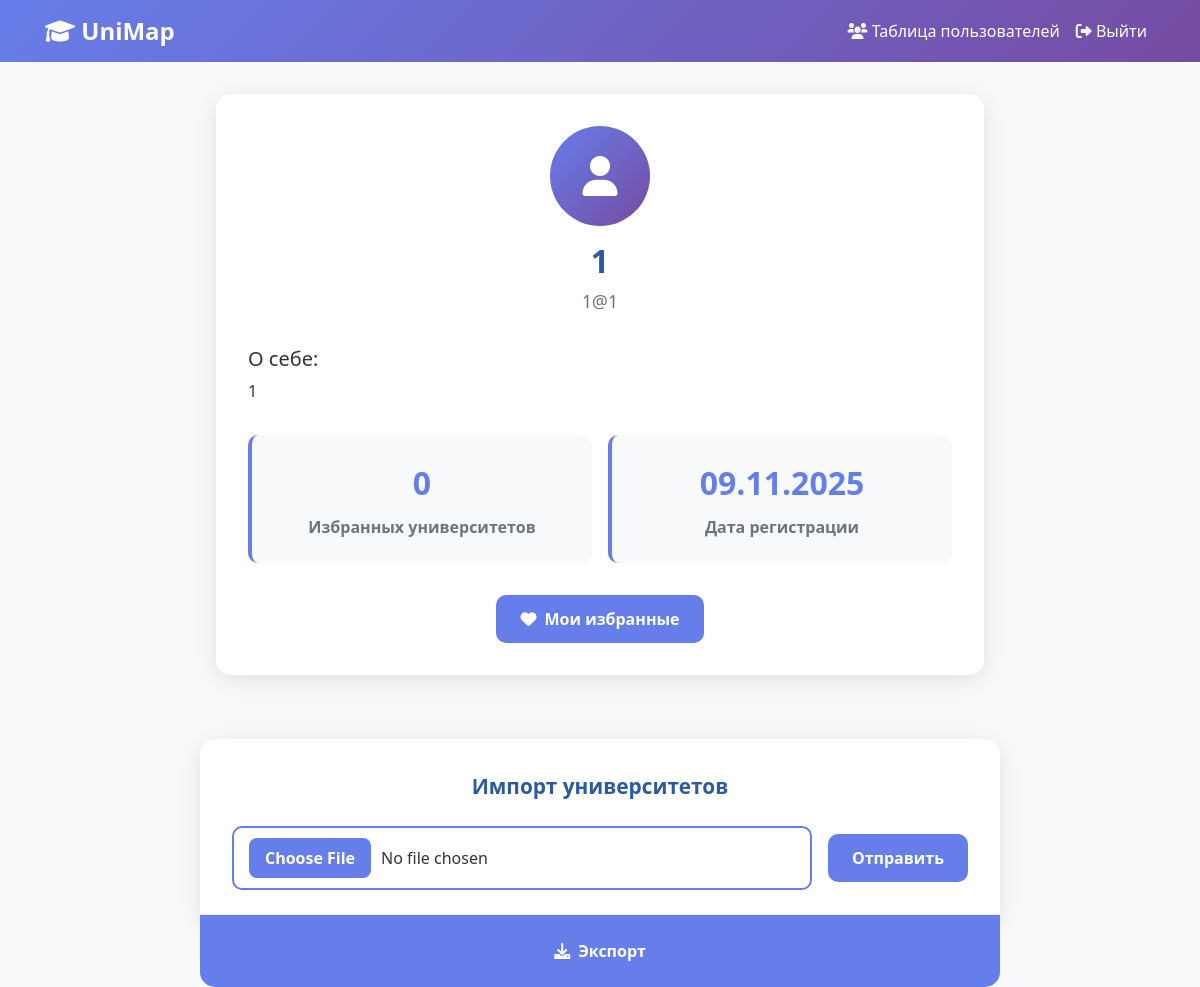
The page /profile (signed in) on the database as committed earlier.
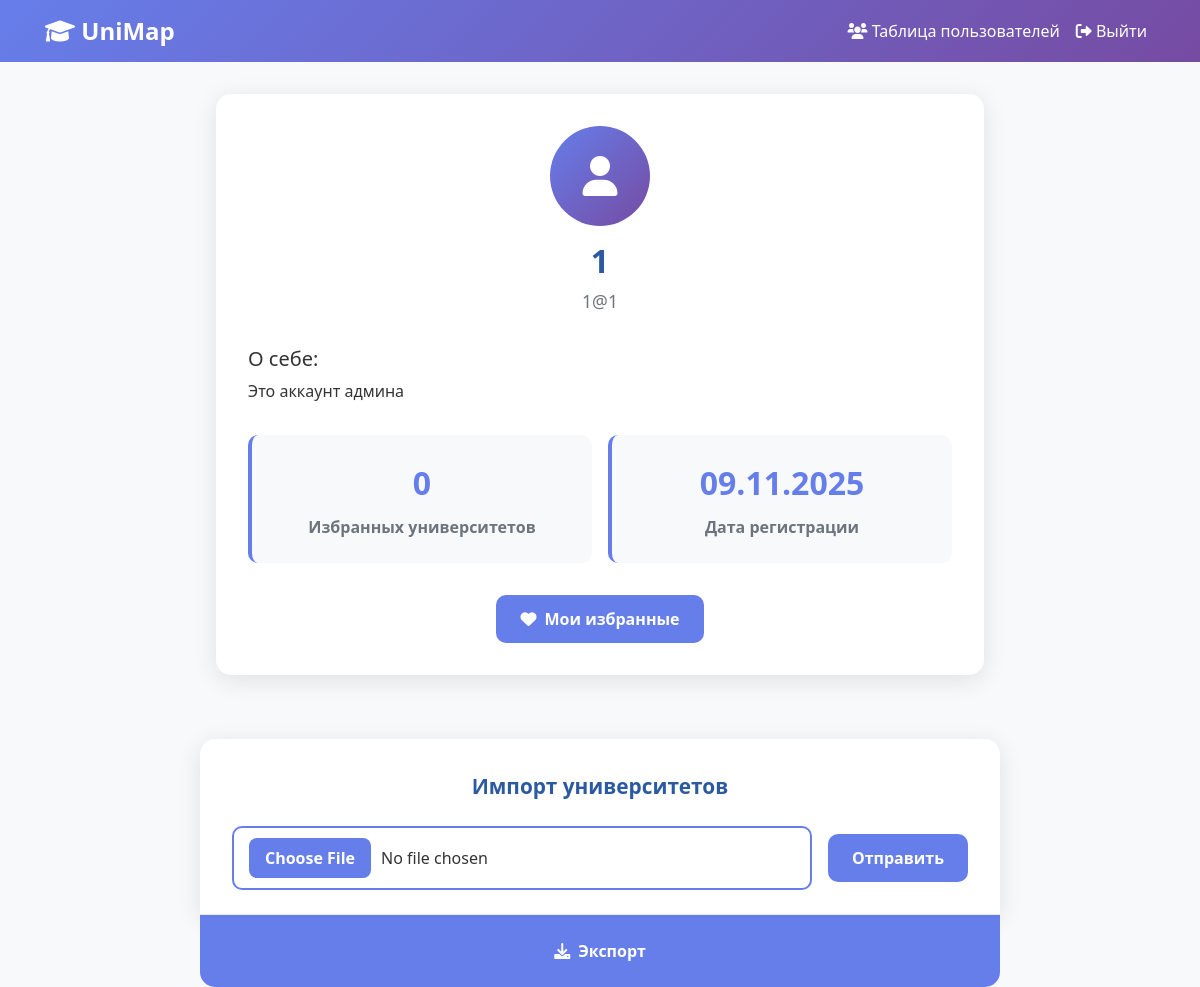
The same page on the database as committed later.
### data/users.py (models this page shows, shortened)
class User(SqlAlchemyBase, UserMixin):
    __tablename__ = 'users'
    id = sqlalchemy.Column(sqlalchemy.Integer,
                           primary_key=True, autoincrement=True)
    name = sqlalchemy.Column(sqlalchemy.String, nullable=True)
    about = sqlalchemy.Column(sqlalchemy.String, nullable=True)
    email = sqlalchemy.Column(sqlalchemy.String,
                              index=True, unique=True, nullable=True)
    hashed_password = sqlalchemy.Column(sqlalchemy.String, nullable=True)
    created_date = sqlalchemy.Column(sqlalchemy.DateTime,
                                     default=datetime.datetime.now)
    admin = sqlalchemy.Column(sqlalchemy.Boolean, nullable=True)
    ban = sqlalchemy.Column(sqlalchemy.Boolean, nullable=True)
    favorite_universities = orm.relationship(
        'University',
        secondary=favorite_association,
        back_populates='favorited_by'
    )

### main.py (the view, shortened to what this page needs)
@app.route('/profile', methods=['GET', 'POST'])
@login_required
@user_ban
def profile():
    db_sess = db_session.create_session()
    user = db_sess.get(User, current_user.id)
    favorite_count = len(user.favorite_universities)
    db_sess.close()
    return render_template(
        "profile.html",
        user=user,
        favorite_count=favorite_count
    )

### data/db_session.py (called while the page is built)
def create_session() -> Session:
    global __factory
    return __factory()

### main.py (called while the page is built)
@login_manager.user_loader
def load_user(user_id):
    db_sess = db_session.create_session()
    user = db_sess.get(User, int(user_id))
    db_sess.close()
    return user

def user_ban(func):
    @wraps(func)
    def wrapper(*args, **kwargs):
        if current_user.ban:
            abort(403)
        return func(*args, **kwargs)
    return wrapper

### templates/profile.html (shortened to what this page needs)
<!DOCTYPE html>
<html lang="ru">
<head>
    <link rel="stylesheet" href="https://stackpath.bootstrapcdn.com/bootstrap/4.4.1/css/bootstrap.min.css">
    <link rel="stylesheet" href="https://cdnjs.cloudflare.com/ajax/libs/font-awesome/6.0.0/css/all.min.css">
    <link rel="stylesheet" href="{{ url_for('static', filename='profile.css') }}">
</head>
<body>
    <nav class="navbar navbar-expand-lg">
        <div class="container">
            <a class="navbar-brand logo" href="/map">
                <i class="fas fa-graduation-cap"></i> UniMap
            </a>
            <div class="navbar-nav ml-auto">
                {% if user.admin %}
                <a class="nav-link text-white" href="/admin/users">
                    <i class="fas fa-users"></i> Таблица пользователей
                </a>
                {% endif %}
                <a class="nav-link text-white" href="/logout">
                    <i class="fas fa-sign-out-alt"></i> Выйти
                </a>
            </div>
        </div>
    </nav>
    <div class="profile-container">
        <div class="profile-card">
            <div class="profile-header">
                <div class="profile-avatar">
                    <i class="fas fa-user"></i>
                </div>
                <h1 class="profile-name">{{ user.name }}</h1>
                <div class="profile-email">{{ user.email }}</div>
            </div>
            {% if user.about %}
            <div class="profile-about">
                <h5>О себе:</h5>
                <p>{{ user.about }}</p>
            </div>
            {% endif %}
            <div class="stats-grid">
                <div class="stat-card">
                    <div class="stat-number">{{ favorite_count }}</div>
                    <div class="stat-label">Избранных университетов</div>
                </div>
                <div class="stat-card">
                    <div class="stat-number">{{ user.created_date.strftime('%d.%m.%Y') }}</div>
                    <div class="stat-label">Дата регистрации</div>
                </div>
            </div>
            <div class="action-buttons">
                <a href="/favorites" class="btn-action btn-primary">
                    <i class="fas fa-heart"></i> Мои избранные
                </a>
            </div>
        </div>
    </div>
    {% if user.admin %}
    <div class="profile-container profile-admin">
        <div class="task-import">
            <p>Импорт университетов</p>
            <form class="send" method="post" enctype="multipart/form-data" id="uploadForm">
                <input type="file" accept=".csv" name="file" id="csvFile" required />
                <button type="submit" id="submitBtn">Отправить</button>
            </form>
        </div>
        <a href="/export" class="btn-action btn-primary">
            <i class="fas fa-download"></i> Экспорт
        </a>
    </div>
    {% endif %}
</body>
</html>

### static/profile.css (style rules this page uses)
:root { --primary: #667eea; --secondary: #764ba2; }
body { font-family: 'Segoe UI', Tahoma, Geneva, Verdana, sans-serif; background: #f8f9fa; color: #333; }
.navbar { background: linear-gradient(135deg, var(--primary), var(--secondary)); }
.logo { font-size: 1.5rem; font-weight: 700; color: white; }
.profile-container { max-width: 800px; margin: 0 auto; padding: 2rem 1rem; }
.profile-card { background: white; border-radius: 15px; padding: 2rem; box-shadow: 0 5px 25px rgba(0,0,0,0.1); margin-bottom: 2rem; }
.profile-header { text-align: center; margin-bottom: 2rem; }
.profile-avatar { width: 100px; height: 100px; background: linear-gradient(135deg, var(--primary), var(--secondary)); border-radius: 50%; display: flex; align-items: center; justify-content: center; margin: 0 auto 1rem; font-size: 2.5rem; color: white; }
.profile-name { font-size: 2rem; font-weight: 700; color: #2c5aa0; margin-bottom: 0.5rem; }
.profile-email { color: #6c757d; font-size: 1.1rem; }
.stats-grid { display: grid; grid-template-columns: repeat(auto-fit, minmax(200px, 1fr)); gap: 1rem; margin: 2rem 0; }
.stat-card { background: #f8f9fa; border-radius: 10px; padding: 1.5rem; text-align: center; border-left: 4px solid var(--primary); }
.stat-number { font-size: 2rem; font-weight: 700; color: var(--primary); margin-bottom: 0.5rem; }
.stat-label { color: #6c757d; font-weight: 600; }
.action-buttons { display: flex; gap: 1rem; justify-content: center; flex-wrap: wrap; }
.btn-action { padding: 12px 24px; border-radius: 10px; text-decoration: none; font-weight: 600; transition: all 0.3s ease; display: inline-flex; align-items: center; gap: 8px; }
.btn-primary { background: var(--primary); color: white; border: none; }
.task-import { background: white; border-radius: 15px; padding: 2rem; box-shadow: 0 5px 25px rgba(0,0,0,0.1); margin-bottom: 2rem; }
.task-import p { font-size: 1.3rem; font-weight: 700; color: #2c5aa0; margin-bottom: 1.5rem; text-align: center; }
.send { display: flex; gap: 1rem; align-items: center; flex-wrap: wrap; justify-content: center; }
.send input[type="file"] { padding: 10px 15px; border: 2px solid var(--primary); border-radius: 10px; font-size: 1rem; cursor: pointer; transition: all 0.3s ease; flex-grow: 1; min-width: 250px; }
#submitBtn { padding: 12px 24px; background: var(--primary); color: white; border: none; border-radius: 10px; font-weight: 600; font-size: 1rem; cursor: pointer; transition: all 0.3s ease; display: inline-flex; align-items: center; gap: 8px; }
.profile-container.profile-admin { padding: 0; display: flex; flex-direction: column; }
.profile-container.profile-admin .task-import { border-bottom-left-radius: 0; border-bottom-right-radius: 0; margin-bottom: 0; border-bottom: 1px solid #e9ecef; padding-bottom: 1.5rem; }
.profile-container.profile-admin .btn-action { width: 100%; justify-content: center; border-radius: 0 0 15px 15px; margin: 0; padding: 1.5rem 2rem; background: linear-gradient(135deg, #667eea 0%, #667eea 100%); transition: all 0.3s ease; }

Rows that differ between the two databases and show on the page:
changed User: about "1" → "Это аккаунт админа"
